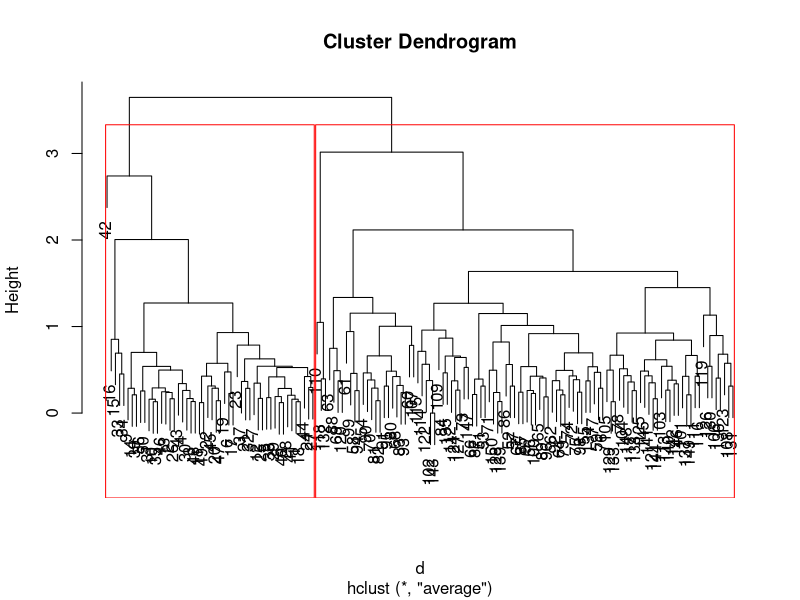

The R source for this figure:
#-----------------Hierarchichal clustering----------#

d2<-iris[,-c(5)]
d2 <- scale(d2)

## Ward Hierarchical Clustering

dis <- c("euclidean","manhattan","minkowski")
met <- c("single","complete","average","mcquitty","median")
 
 d <- dist(d2, method = "euclidean")
 fit <- hclust(d, method="average")
 # # display dendogram
 
 plot(fit) 
 
## draw dendogram with red borders around the 2 clusters

  rect.hclust(fit, k=2, border="red")